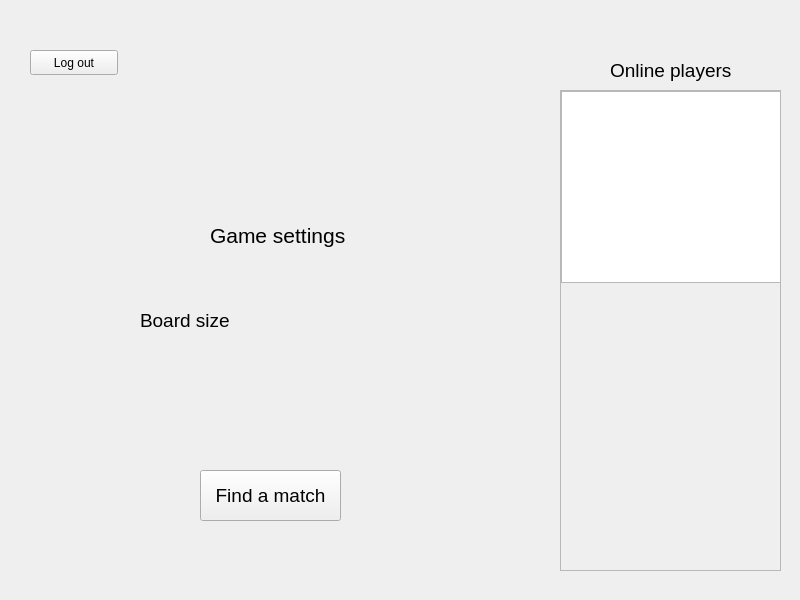
<?xml version="1.0" encoding="UTF-8"?>
<ui version="4.0">
 <class>HomePage</class>
 <widget class="QWidget" name="HomePage">
  <property name="geometry">
   <rect>
    <x>0</x>
    <y>0</y>
    <width>800</width>
    <height>600</height>
   </rect>
  </property>
  <property name="windowTitle">
   <string>Form</string>
  </property>
  <widget class="QLabel" name="label_2">
   <property name="geometry">
    <rect>
     <x>610</x>
     <y>60</y>
     <width>131</width>
     <height>21</height>
    </rect>
   </property>
   <property name="font">
    <font>
     <pointsize>14</pointsize>
    </font>
   </property>
   <property name="text">
    <string>Online players</string>
   </property>
  </widget>
  <widget class="QPushButton" name="find_match_btn">
   <property name="geometry">
    <rect>
     <x>200</x>
     <y>470</y>
     <width>141</width>
     <height>51</height>
    </rect>
   </property>
   <property name="font">
    <font>
     <pointsize>14</pointsize>
    </font>
   </property>
   <property name="styleSheet">
    <string notr="true"/>
   </property>
   <property name="text">
    <string>Find a match</string>
   </property>
  </widget>
  <widget class="QLabel" name="label_3">
   <property name="geometry">
    <rect>
     <x>210</x>
     <y>220</y>
     <width>141</width>
     <height>31</height>
    </rect>
   </property>
   <property name="font">
    <font>
     <pointsize>16</pointsize>
    </font>
   </property>
   <property name="text">
    <string>Game settings</string>
   </property>
  </widget>
  <widget class="QLabel" name="label">
   <property name="geometry">
    <rect>
     <x>140</x>
     <y>310</y>
     <width>91</width>
     <height>21</height>
    </rect>
   </property>
   <property name="font">
    <font>
     <pointsize>14</pointsize>
    </font>
   </property>
   <property name="text">
    <string>Board size</string>
   </property>
  </widget>
  <widget class="QScrollArea" name="scrollArea">
   <property name="geometry">
    <rect>
     <x>560</x>
     <y>90</y>
     <width>221</width>
     <height>481</height>
    </rect>
   </property>
   <property name="widgetResizable">
    <bool>true</bool>
   </property>
   <widget class="QWidget" name="scrollAreaWidgetContents">
    <property name="geometry">
     <rect>
      <x>0</x>
      <y>0</y>
      <width>219</width>
      <height>479</height>
     </rect>
    </property>
    <widget class="QListView" name="listView">
     <property name="geometry">
      <rect>
       <x>0</x>
       <y>0</y>
       <width>221</width>
       <height>192</height>
      </rect>
     </property>
    </widget>
   </widget>
  </widget>
  <widget class="QPushButton" name="log_out_btn">
   <property name="geometry">
    <rect>
     <x>30</x>
     <y>50</y>
     <width>88</width>
     <height>25</height>
    </rect>
   </property>
   <property name="text">
    <string>Log out</string>
   </property>
  </widget>
 </widget>
 <resources/>
 <connections/>
</ui>
